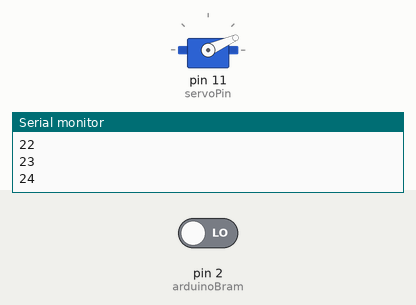
Recording of a sketch running on a simulated Arduino Uno, built with avr-gcc and run on an emulated ATmega328P. On the bench: servo, the last lines printed to the serial monitor. The test bench sets the inputs (shaded band); at power-on: pin 2 (arduinoBram) LOW.

Above: at 0.75 s.
At 3.5 s:
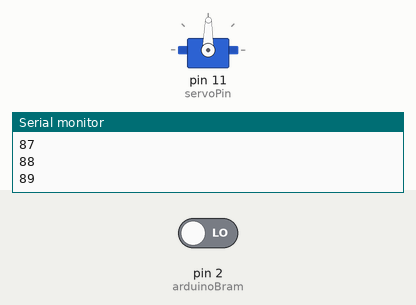
3.6 s: pin 2 (arduinoBram) driven HIGH
At 6.7 s:
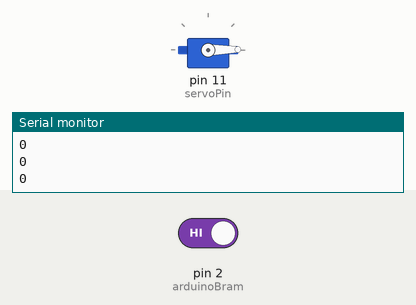
Timing chart, 0 to 8.2 s (numbered marks = the images above; inputs shaded):
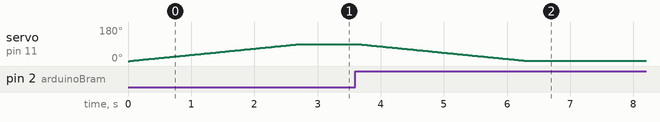

The sketch:

Deurtje.ino
```cpp
//roep de library
#include <Servo.h>

Servo deurtje; // maakt servo object om de servo te besturen.
int deurPos; // variabele voor de positie in graden van de servo aka het deurtje.
int deurDefault = 0; // variabele voor de default stand van deurtje 0 graden = dicht.
int servoPin = 11;   // de pin waar de servo op staat op de Arduino
String klantBetaald = "Betaling geslaagd, de deur zal spoedig voor u open gaan."; //bericht voor klant wanneer betaling is geslaagd.
int arduinoBram = 2; //Pin waar de Servo signaal voor de betaling van krijgt


void setup() {
 // put your setup code here, to run once:
 deurtje.attach(servoPin); // Verbind de servo met pin 11 aan het servo object deurtje
 Serial.begin(9600);     //schrijf naar monitor
 pinMode(arduinoBram, INPUT);
 deurtje.write(deurDefault); // default dicht.
}
void loop(){
  if(digitalRead(arduinoBram)){ // Leest of stroom op de pin 2 staat van de Arduino van Bram.
    Serial.println(deurPos);
     if(deurPos == 90){
      Serial.println("open");
      openDeur();
      }
    }
    else{
     if(deurPos <= 0){
      Serial.println("close");
      sluitDeur();
      }
    }
}

void openDeur(){
   Serial.println(klantBetaald);                              //bericht voor klant wanneer de betaling is geslaagd.
   for (deurPos = 90; deurPos > 0; deurPos--){
    Serial.println(deurPos);
    deurtje.write(deurPos);  //gaat open
    delay(30);               //over 30 ms
   }
}

void sluitDeur(){
   for (deurPos = 0; deurPos < 90; deurPos++) {    // Servo gaat van 0 naar 90 graden. ->deurtje dicht
     Serial.println(deurPos);
     deurtje.write(deurPos);                                    //deur koppelt met positie waardoor deur veranderd van positie.
     delay(30);                                                 // daar doet hij 30 ms over
  }  //deurtje sluit en blijft dicht.
}
```
